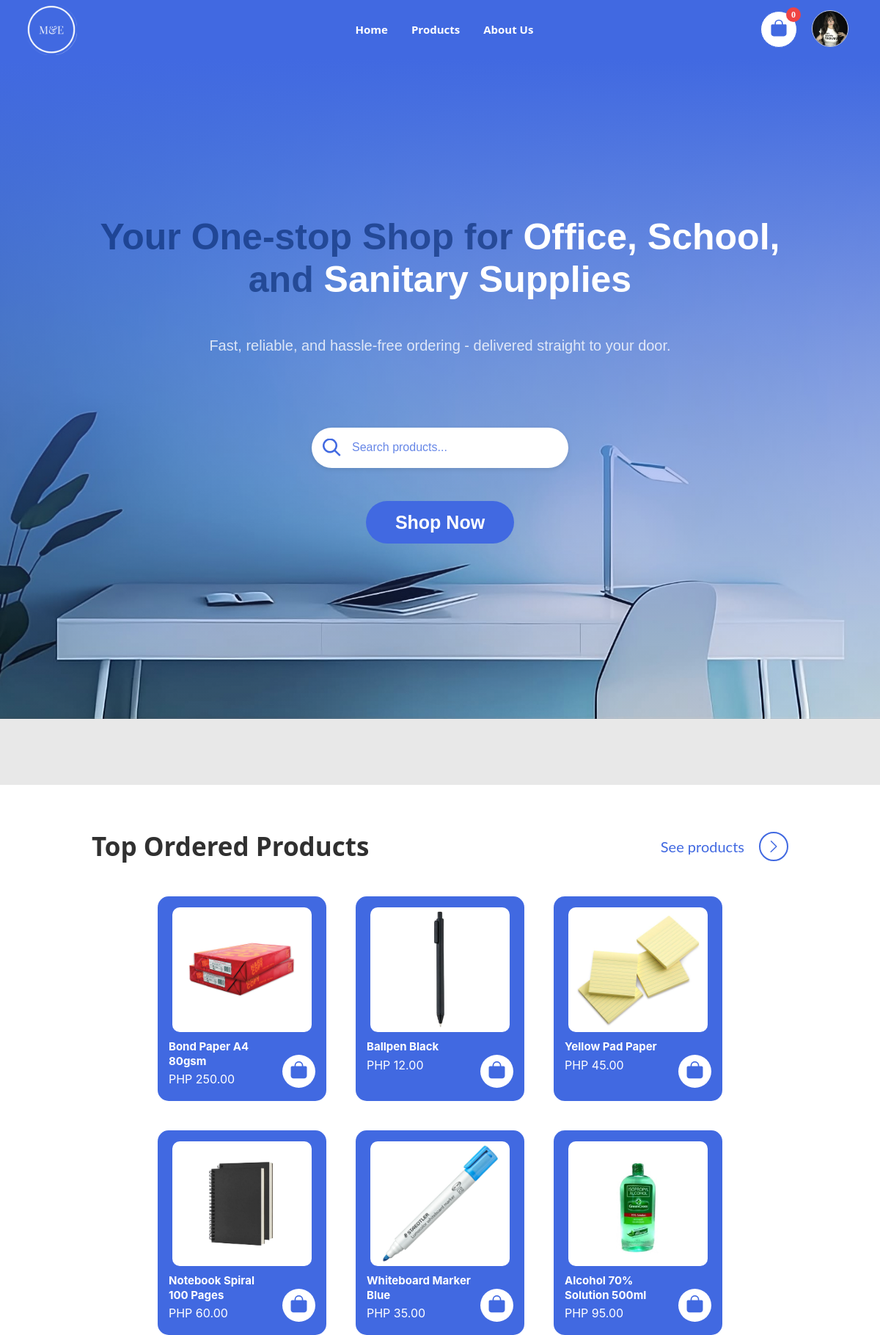
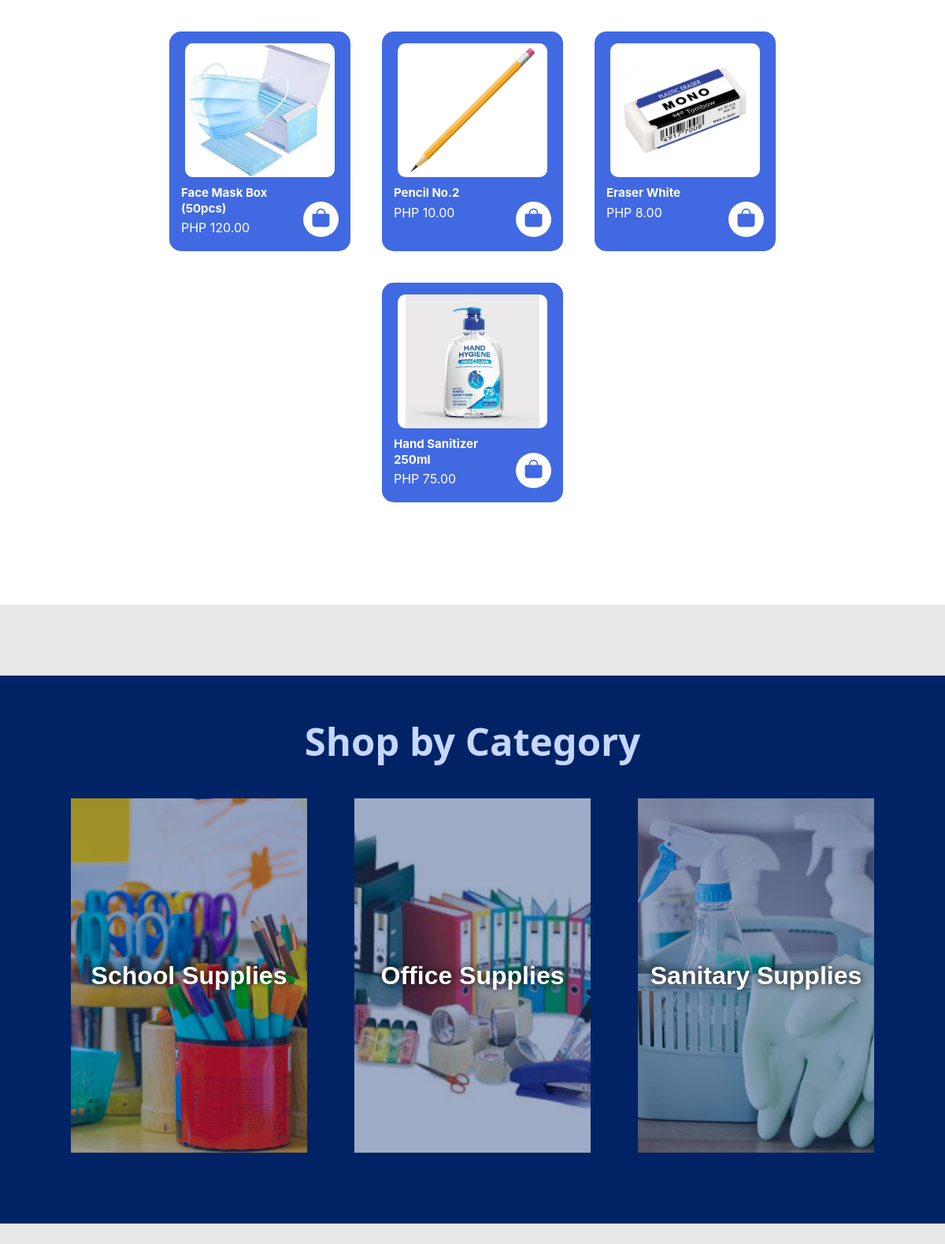
The app's page /pages/index.php (signed in, upper part) with its own data (2 pictures, top to bottom).
### tables this page shows
CREATE TABLE `users` (
  `user_id` int(11) NOT NULL,
  `username` varchar(50) DEFAULT NULL,
  `email` varchar(100) NOT NULL,
  `password` varchar(255) DEFAULT NULL,
  `first_name` varchar(50) NOT NULL,
  `middle_name` varchar(50) NOT NULL,
  `last_name` varchar(50) NOT NULL,
  `gender` varchar(20) NOT NULL DEFAULT 'Prefer not to say',
  `date_of_birth` date DEFAULT NULL,
  `is_verified` tinyint(1) NOT NULL DEFAULT 0,
  `contact_number` varchar(15) NOT NULL,
  `address` text NOT NULL,
  `created_at` datetime NOT NULL DEFAULT current_timestamp(),
  `updated_at` timestamp NOT NULL DEFAULT current_timestamp() ON UPDATE current_timestamp(),
  `isActive` tinyint(1) NOT NULL,
  `verification_token` varchar(64) NOT NULL,
  `token_created_at` datetime NOT NULL DEFAULT current_timestamp(),
  `profile_image` varchar(255) DEFAULT NULL,
  `province_id` int(11) DEFAULT NULL,
  `city_id` int(11) DEFAULT NULL,
  `barangay_id` int(11) DEFAULT NULL
);

CREATE TABLE `products` (
  `product_id` int(11) NOT NULL,
  `category_id` int(11) NOT NULL,
  `product_name` varchar(150) NOT NULL,
  `product_code` varchar(50) DEFAULT NULL,
  `description` text DEFAULT NULL,
  `price` decimal(10,2) NOT NULL,
  `stock_quantity` int(11) UNSIGNED NOT NULL,
  `min_stock_level` int(11) UNSIGNED DEFAULT 0,
  `product_image` varchar(255) DEFAULT NULL,
  `is_featured` tinyint(1) DEFAULT 0,
  `is_top_order` tinyint(1) DEFAULT 0,
  `isActive` tinyint(1) DEFAULT 1,
  `created_at` datetime DEFAULT current_timestamp(),
  `updated_at` timestamp NOT NULL DEFAULT current_timestamp() ON UPDATE current_timestamp()
);

### auth/mainpage-auth.php (called while the page is built, shortened)
<?php
$pdo = connect();
$user = null;
if (isset($_SESSION['user_id'])) {
    $stmt = $pdo->prepare("SELECT * FROM users WHERE user_id = :id LIMIT 1");
    $stmt->execute([':id' => $_SESSION['user_id']]);
    $user = $stmt->fetch(PDO::FETCH_ASSOC);
}
$profileImage = !empty($user['profile_image'])
    ? "../assets/profile-pics/" . htmlspecialchars($user['profile_image'])
    : "../assets/images/default.png";
 ?>

### pages/index.php (the view, shortened to what this page needs)
<?php
require_once __DIR__ . '/../auth/mainpage-auth.php';
  try {
    $featured_products = $pdo->query("SELECT product_id, product_name, price, product_image FROM products WHERE is_featured = 1")->fetchAll(PDO::FETCH_ASSOC);
  } catch (PDOException $e) {
    echo "Database Error: " . $e->getMessage();
  }
 ?>
<!DOCTYPE html>
<html lang="en">
    <head>
        <link href="../assets/css/homepage.css" rel="stylesheet"/>
    </head>
    <body>
        <?php include('../includes/navbar.php') ?>
        <section class="hero">
                <div class="hero-content">
                    <h1>
                        Your One-stop Shop for <span class="highlight">Office, School,</span> and <span class="highlight">Sanitary Supplies</span>
                    </h1>
                    <p>Fast, reliable, and hassle-free ordering - delivered straight to your door.</p>
                    <div class="hero-search-bar">
                        <input placeholder="Search products..." type="text" id="search-input"/>
                    </div>
                    <a href="#" class="hero-cta">Shop Now</a>
                </div>
        </section>
        <section class="products">
              <div class="products-header">
                  <h2>Top Ordered Products</h2>
                  <div class="products-actions">
                      <p>See products</p>
                      <div class="right-btn">
                          <a href="products.php">
                              <img alt="right" class="right-icon" src="../assets/svg/right-icon.svg"/>
                          </a>
                      </div>
                  </div>
              </div>
              <div class="product-grid">
                  <?php foreach ($featured_products as $products): ?>
                      <div class="product-card">
                          <a class="card-link" href="#">
                              <img alt="<?= htmlspecialchars($products['product_name']); ?>" src="../assets/images/products/<?= htmlspecialchars($products['product_image']) ?>"/>
                              <div class="product-info">
                                  <h3><?= htmlspecialchars($products['product_name']); ?></h3>
                                  <p>PHP <?= number_format($products['price'], 2); ?></p>
                              </div>
                          </a>
                          <form action="../auth/add_to_cart.php" method="post">
                            <button type="submit" class="cart-btn">
                              <img alt="cart" src="../assets/svg/bag.svg"/>
                            </button>
                        </form>
                      </div>
                  <?php endforeach; ?>
              </div>
          </section>
        <section class="categories">
            <div class="categ-header">
                <h2>Shop by Category</h2>
            </div>
            <div class="categ-grid">
                <div class="categ-card">
                    <a href="#">
                        <img alt="School Supplies" src="../assets/images/school-supplies.png"/>
                        <div class="overlay">
                            <span>School Supplies</span>
                        </div>
                    </a>
                </div>
                <div class="categ-card">
                    <a href="#">
                        <img alt="Office Supplies" src="../assets/images/office-supplies.png"/>
                        <div class="overlay">
                            <span>Office Supplies</span>
                        </div>
                    </a>
                </div>
                <div class="categ-card">
                    <a href="#">
                        <img alt="Sanitary Supplies" src="../assets/images/sanitary-supplies.png"/>
                        <div class="overlay">
                            <span>Sanitary Supplies</span>
                        </div>
                    </a>
                </div>
            </div>
        </section>
    </body>
</html>

### includes/navbar.php (shortened to what this page needs)
<header>
    <div class="nav-content">
    <div class="logo">
        <img alt="M&E Logo" src="../assets/images/M&E_LOGO-semi-transparent.png"/>
    </div>
    <nav>
        <a href="../pages/index.php">Home</a>
        <a href="../pages/products.php">Products</a>
        <a href="../pages/about.php">About Us</a>
    </nav>
    <div class="header-actions">
      <?php if (isset($_SESSION['user_id'])): ?>
        <div class="cart">
          <a href="../shop/cart.php">
            <img alt="cart" class="cart-img" src="../assets/svg/bag.svg"/>
            <span id="cartCount" class="cart-count">0</span>
          </a>
      <?php endif; ?>
        </div>
        <?php if (isset($_SESSION['user_id'])): ?>
          <div class="user-menu">
            <a href="../user/profile.php" class="user-avatar">
              <img src="<?php echo $profileImage; ?>"
              alt="User Avatar"
              class="avatar" style="">
            </a>
          </div>
        <?php endif; ?>
    </div>
    </div>
</header>

### includes/navbar.php (style rules this page uses)
header { position: sticky; top: 0; z-index: 1000; padding: 0 35px; height: 80px; background-color: #4169E1; display: flex; align-items: center; justify-content: space-between; }
header .logo img { height: 70px; }
header nav { display: flex; flex: 1; justify-content: center; gap: 32px; }
header nav a { font-family: system-ui, -apple-system, BlinkMacSystemFont, 'Segoe UI', Roboto, Oxygen, Ubuntu, Cantarell, 'Open Sans', 'Helvetica Neue', sans-serif; color: #FFFFFF; font-weight: bold; font-size: 15px; text-decoration: none; }
header .header-actions { display: flex; align-items: center; gap: 20px; }
.header-actions .cart { position: relative; background-color: #FFFFFF; border-radius: 70%; padding: 9px 11px; }
.header-actions .cart::after { content: attr(data-count); position: absolute; top: -5px; right: -5px; background: red; color: white; font-size: 12px; border-radius: 50%; padding: 2px 6px; display: none; }
.header-actions .cart-img { height: 26px; }
header.scrolled .search-bar, .cart { border: 1px solid #4169E1; }
.nav-content { max-width: 1280px; margin: 0 auto; width: 100%; display: flex; align-items: center; justify-content: space-between; gap: 24px; }
header .logo { min-width: 140px; display: flex; align-items: center; }
.cart-count { position: absolute; top: -6px; right: -6px; background: #ef4444; color: #ffffff; border-radius: 9999px; min-width: 20px; height: 20px; display: flex; align-items: center; justify-content: center; font-size: 12px; font-weight: 700; line-height: 1; padding: 0 6px; }

### records on screen
users: profile_image (picture)
products: product_image (picture), product_name "Bond Paper A4 80gsm", price "250.00"
products: product_image (picture), product_name "Ballpen Black", price "12.00"
products: product_image (picture), product_name "Yellow Pad Paper", price "45.00"
products: product_image (picture), product_name "Notebook Spiral 100 Pages", price "60.00"
products: product_image (picture), product_name "Whiteboard Marker Blue", price "35.00"
products: product_image (picture), product_name "Alcohol 70% Solution 500ml", price "95.00"
products: product_image (picture), product_name "Face Mask Box (50pcs)", price "120.00"
products: product_image (picture), product_name "Pencil No.2", price "10.00"
products: product_image (picture), product_name "Eraser White", price "8.00"
products: product_image (picture), product_name "Hand Sanitizer 250ml", price "75.00"
